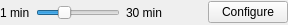
         <widget class="QFrame" name="frame">
          <property name="maximumSize">
           <size>
            <width>16777215</width>
            <height>25</height>
           </size>
          </property>
          <layout class="QGridLayout" name="gridLayout">
           <property name="leftMargin">
            <number>0</number>
           </property>
           <property name="topMargin">
            <number>0</number>
           </property>
           <property name="rightMargin">
            <number>0</number>
           </property>
           <property name="bottomMargin">
            <number>0</number>
           </property>
           <item row="0" column="4">
            <widget class="QPushButton" name="btn_configurePlots">
             <property name="text">
              <string>Configure</string>
             </property>
            </widget>
           </item>
           <item row="0" column="1">
            <widget class="QSlider" name="slider_timeRange">
             <property name="minimum">
              <number>60</number>
             </property>
             <property name="maximum">
              <number>1800</number>
             </property>
             <property name="value">
              <number>600</number>
             </property>
             <property name="tracking">
              <bool>false</bool>
             </property>
             <property name="orientation">
              <enum>Qt::Horizontal</enum>
             </property>
            </widget>
           </item>
           <item row="0" column="3">
            <spacer name="horizontalSpacer">
             <property name="orientation">
              <enum>Qt::Horizontal</enum>
             </property>
             <property name="sizeType">
              <enum>QSizePolicy::Expanding</enum>
             </property>
             <property name="sizeHint" stdset="0">
              <size>
               <width>40</width>
               <height>25</height>
              </size>
             </property>
            </spacer>
           </item>
           <item row="0" column="0">
            <widget class="QLabel" name="label_3">
             <property name="text">
              <string>1 min</string>
             </property>
            </widget>
           </item>
           <item row="0" column="2">
            <widget class="QLabel" name="label_4">
             <property name="text">
              <string>30 min</string>
             </property>
            </widget>
           </item>
          </layout>
         </widget>
